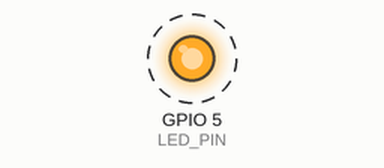
Recording of a sketch running on a simulated ESP32. Shown: output pins drawn as LEDs (lit = HIGH). Dashed ring = blinking.

Above: at 0.2 s.
Timing chart, 0 to 3.0 s (numbered marks = the images above):
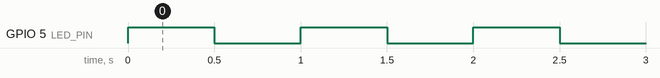

The sketch:

blinktest.ino
```cpp
// sketch_oct21a.ino
// Blink an LED connected to GPIO 5 on an ESP32

const int LED_PIN = 5;      // GPIO pin where the LED is connected
const unsigned long ON_MS  = 500;
const unsigned long OFF_MS = 500;

void setup() {
    pinMode(LED_PIN, OUTPUT);
    digitalWrite(LED_PIN, LOW);
}

void loop() {
    digitalWrite(LED_PIN, HIGH);
    delay(ON_MS);
    digitalWrite(LED_PIN, LOW);
    delay(OFF_MS);
}
```

Measured:
- by itself, GPIO 5 (LED_PIN): alternates HIGH for 0.50 s and LOW for 0.50 s
